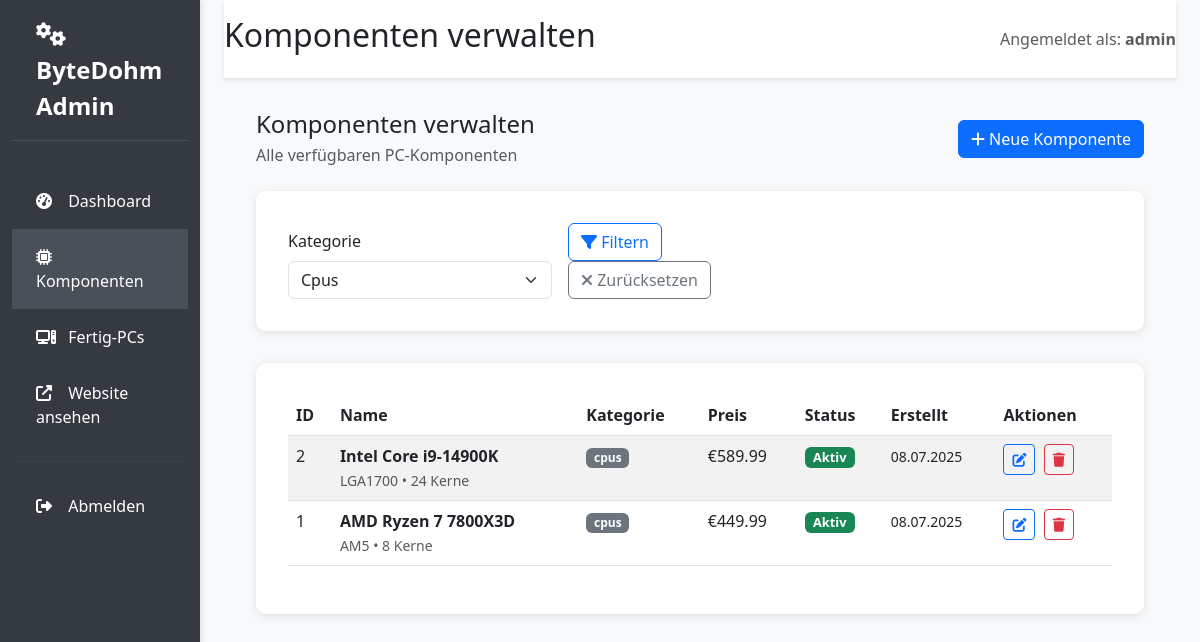
Page /admin/components?category=cpus (signed in) on the committed database.
### models.py (models this page shows, shortened)
class AdminUser(UserMixin, db.Model):
    __tablename__ = 'admin_users'
    id = db.Column(db.Integer, primary_key=True)
    username = db.Column(db.String(80), unique=True, nullable=False)
    email = db.Column(db.String(120), unique=True, nullable=False)
    password_hash = db.Column(db.String(256), nullable=False)
    is_active = db.Column(db.Boolean, default=True)
    created_at = db.Column(db.DateTime, default=datetime.utcnow)

class Component(db.Model):
    __tablename__ = 'components'
    id = db.Column(db.Integer, primary_key=True)
    name = db.Column(db.String(200), nullable=False)
    category = db.Column(db.String(50), nullable=False)
    price = db.Column(db.Float, nullable=False)
    specifications = db.Column(db.Text, nullable=False)  # JSON string of specs
    is_active = db.Column(db.Boolean, default=True)
    created_at = db.Column(db.DateTime, default=datetime.utcnow)
    updated_at = db.Column(db.DateTime, default=datetime.utcnow, onupdate=datetime.utcnow)
    def get_specs(self):
        try:
            return json.loads(self.specifications)
        except:
            return {}

### admin_routes.py (the view)
@app.route('/admin/components')
@login_required
def admin_components():
    page = request.args.get('page', 1, type=int)
    category = request.args.get('category', '')
    query = Component.query
    if category:
        query = query.filter_by(category=category)
    components = query.order_by(Component.created_at.desc()).paginate(
        page=page, per_page=20, error_out=False
    )
    categories = ['cpus', 'motherboards', 'ram', 'gpus', 'ssds', 'cases', 'psus', 'coolers']
    return render_template('admin/components.html',
                         components=components,
                         categories=categories,
                         selected_category=category)

### app.py (called while the page is built)
@login_manager.user_loader
def load_user(user_id):
    from models import AdminUser
    return AdminUser.query.get(int(user_id))

### templates/admin/components.html (shortened to what this page needs)
{% extends "admin/base.html" %}
{% block page_title %}Komponenten verwalten{% endblock %}
{% block content %}
<div class="d-flex justify-content-between align-items-center mb-4">
    <div>
        <h4 class="mb-1">Komponenten verwalten</h4>
        <p class="text-muted mb-0">Alle verfügbaren PC-Komponenten</p>
    </div>
    <a href="{{ url_for('admin_add_component') }}" class="btn btn-primary">
        <i class="fas fa-plus"></i> Neue Komponente
    </a>
</div>
<div class="form-section">
    <form method="GET" class="row g-3 align-items-end">
        <div class="col-md-4">
            <label for="category" class="form-label">Kategorie</label>
            <select name="category" id="category" class="form-select">
                {% for category in categories %}
                <option value="{{ category }}" {% if selected_category == category %}selected{% endif %}>
                    {{ category.title() }}
                </option>
                {% endfor %}
            </select>
        </div>
        <div class="col-md-3">
            <button type="submit" class="btn btn-outline-primary">
                <i class="fas fa-filter"></i> Filtern
            </button>
            <a href="{{ url_for('admin_components') }}" class="btn btn-outline-secondary">
                <i class="fas fa-times"></i> Zurücksetzen
            </a>
        </div>
    </form>
</div>
<div class="form-section">
    {% if components.items %}
    <div class="table-responsive">
        <table class="table table-striped table-hover">
            <thead>
                <tr>
                    <th>ID</th>
                    <th>Name</th>
                    <th>Kategorie</th>
                    <th>Preis</th>
                    <th>Status</th>
                    <th>Erstellt</th>
                    <th>Aktionen</th>
                </tr>
            </thead>
            <tbody>
                {% for component in components.items %}
                <tr>
                    <td>{{ component.id }}</td>
                    <td>
                        <strong>{{ component.name }}</strong>
                        {% if component.get_specs() %}
                        <br><small class="text-muted">
                            {% if component.category == 'cpus' %}
                                {{ component.get_specs().get('socket', '') }} • {{ component.get_specs().get('cores', '') }} Kerne
                            {% elif component.category == 'motherboards' %}
                                {{ component.get_specs().get('socket', '') }} • {{ component.get_specs().get('form_factor', '') }}
                            {% elif component.category == 'ram' %}
                                {{ component.get_specs().get('capacity', '') }}GB {{ component.get_specs().get('type', '') }}
                            {% elif component.category == 'gpus' %}
                                {{ component.get_specs().get('memory', '') }}GB • {{ component.get_specs().get('power_consumption', '') }}W
                            {% endif %}
                        </small>
                        {% endif %}
                    </td>
                    <td>
                        <span class="badge bg-secondary">{{ component.category }}</span>
                    </td>
                    <td>€{{ "%.2f"|format(component.price) }}</td>
                    <td>
                        {% if component.is_active %}
                        <span class="badge bg-success badge-status">Aktiv</span>
                        {% else %}
                        <span class="badge bg-danger badge-status">Inaktiv</span>
                        {% endif %}
                    </td>
                    <td>
                        <small>{{ component.created_at.strftime('%d.%m.%Y') }}</small>
                    </td>
                    <td class="table-actions">
                        <a href="{{ url_for('admin_edit_component', component_id=component.id) }}"
                           class="btn btn-sm btn-outline-primary" title="Bearbeiten">
                            <i class="fas fa-edit"></i>
                        </a>
                        <button type="button"
                                class="btn btn-sm btn-outline-danger"
                                onclick="deleteComponent({{ component.id }}, '{{ component.name }}')"
                                title="Löschen">
                            <i class="fas fa-trash"></i>
                        </button>
                    </td>
                </tr>
                {% endfor %}
            </tbody>
        </table>
    </div>
    {% endif %}
</div>
{% endblock %}

### templates/admin/base.html (shortened to what this page needs)
<!DOCTYPE html>
<html lang="de">
<head>
    <link href="https://cdn.jsdelivr.net/npm/bootstrap@5.3.0/dist/css/bootstrap.min.css" rel="stylesheet">
    <link rel="stylesheet" href="https://cdnjs.cloudflare.com/ajax/libs/font-awesome/6.4.0/css/all.min.css">
</head>
<body>
    <div class="container-fluid">
        <div class="row">
            <nav class="col-md-3 col-lg-2 d-md-block admin-sidebar collapse">
                <div class="admin-logo">
                    <i class="fas fa-cogs"></i> ByteDohm Admin
                </div>
                <div class="position-sticky pt-3">
                    <ul class="nav flex-column">
                        <li class="nav-item">
                            <a class="nav-link {% if request.endpoint == 'admin_dashboard' %}active{% endif %}"
                               href="{{ url_for('admin_dashboard') }}">
                                <i class="fas fa-tachometer-alt"></i>
                                Dashboard
                            </a>
                        </li>
                        <li class="nav-item">
                            <a class="nav-link {% if 'component' in request.endpoint %}active{% endif %}"
                               href="{{ url_for('admin_components') }}">
                                <i class="fas fa-microchip"></i>
                                Komponenten
                            </a>
                        </li>
                        <li class="nav-item">
                            <a class="nav-link {% if 'prebuilt' in request.endpoint %}active{% endif %}"
                               href="{{ url_for('admin_prebuilts') }}">
                                <i class="fas fa-computer"></i>
                                Fertig-PCs
                            </a>
                        </li>
                        <li class="nav-item">
                            <a class="nav-link" href="{{ url_for('index') }}" target="_blank">
                                <i class="fas fa-external-link-alt"></i>
                                Website ansehen
                            </a>
                        </li>
                    </ul>
                    <hr class="my-3" style="border-color: var(--admin-sidebar-hover);">
                    <ul class="nav flex-column">
                        <li class="nav-item">
                            <a class="nav-link" href="{{ url_for('admin_logout') }}">
                                <i class="fas fa-sign-out-alt"></i>
                                Abmelden
                            </a>
                        </li>
                    </ul>
                </div>
            </nav>
            <main class="col-md-9 ms-sm-auto col-lg-10 px-md-4">
                <div class="admin-header">
                    <div class="d-flex justify-content-between align-items-center">
                        <h1 class="h2">{% block page_title %}Admin Panel{% endblock %}</h1>
                        <div class="text-muted">
                            Angemeldet als: <strong>{{ current_user.username }}</strong>
                        </div>
                    </div>
                </div>
                <div class="admin-content">
                    {% block content %}{% endblock %}
                </div>
            </main>
        </div>
    </div>
</body>
</html>

### templates/admin/base.html (style rules this page uses)
:root { --admin-primary: #495057; --admin-secondary: #6c757d; --admin-success: #28a745; --admin-danger: #dc3545; --admin-warning: #ffc107; --admin-info: #17a2b8; --admin-sidebar: #343a40; --admin-sidebar-hover: #495057; }
body { background-color: #f8f9fa; }
.admin-sidebar { background: var(--admin-sidebar); min-height: 100vh; box-shadow: 2px 0 5px rgba(0,0,0,0.1); }
.admin-sidebar .nav-link { color: #ffffff; padding: 1rem 1.5rem; border-radius: 0; transition: background-color 0.3s ease; }
.admin-sidebar .nav-link:hover, .admin-sidebar .nav-link.active { background-color: var(--admin-sidebar-hover); color: #ffffff; }
.admin-sidebar .nav-link i { margin-right: 0.5rem; width: 20px; }
.admin-header { background: white; box-shadow: 0 2px 4px rgba(0,0,0,0.1); padding: 1rem 0; margin-bottom: 2rem; }
.admin-content { padding: 0 2rem; }
.table-actions { white-space: nowrap; }
.table-actions .btn { margin-right: 0.25rem; padding: 0.25rem 0.5rem; font-size: 0.875rem; }
.form-section { background: white; border-radius: 10px; padding: 2rem; box-shadow: 0 2px 10px rgba(0,0,0,0.1); margin-bottom: 2rem; }
.badge-status { font-size: 0.8rem; }
.admin-logo { color: #ffffff; font-size: 1.5rem; font-weight: bold; padding: 1rem 1.5rem; border-bottom: 1px solid var(--admin-sidebar-hover); margin-bottom: 1rem; }

### rows in the picture
AdminUser: username "admin"
Component: id "2", name "Intel Core i9-14900K", get_specs "LGA1700", get_specs "24", category "cpus", price "589.99", is_active "Aktiv", created_at "08.07.2025"
Component: id "1", name "AMD Ryzen 7 7800X3D", get_specs "AM5", get_specs "8", category "cpus", price "449.99", is_active "Aktiv", created_at "08.07.2025"

### other values in the picture
form field category "Cpus"
